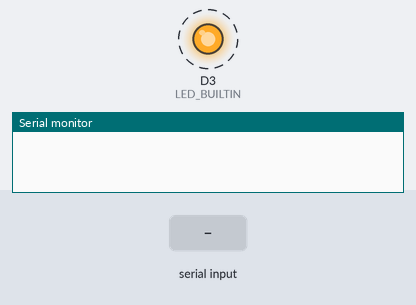
A sketch run on a simulated nRF52 board. Shown: output pins drawn as LEDs (lit = HIGH), the last lines printed to the serial monitor. Dashed ring = blinking. The inputs (shaded band) are chosen by the test bench. A phone connects over Bluetooth LE 3 s after start.

Above: at 1.25 s.
1.3 s: "4" received over the second serial link
At 3.3 s:
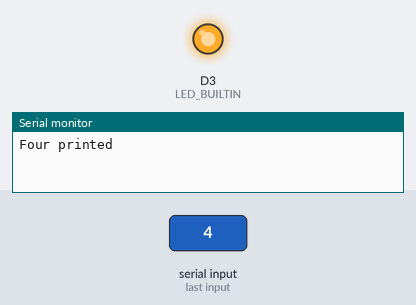
At 4.8 s:
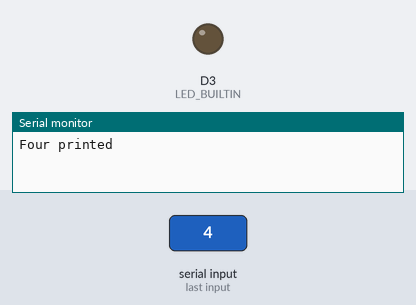
Timing chart, 0 to 11.9 s (numbered marks = the images above; inputs shaded):
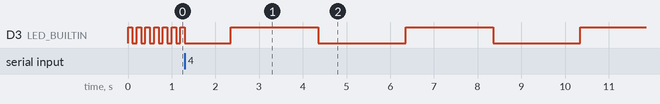

Measured:
- by itself, D3 (LED_BUILTIN): repeats every 4.0 s: HIGH 2.0 s, LOW 2.0 s

The sketch:

ble-nrf-connect.ino
```cpp
#include <bluefruit.h>

// BLE Service
BLEUart bleuart; // UART over BLE
int time_ = 100;
void setup() {
  Serial.begin(115200);
  while (!Serial) delay(10); // Wait for Serial to be ready

  // Initialize Bluefruit
  Bluefruit.begin();
  Bluefruit.setTxPower(4);    // Transmission Power
  // Bluefruit.setName("Xiao_BLE"); // BLE Device Name . change this and keep it unique for each device
    Bluefruit.setName("Xiao_BLE_1"); // BLE Device Name. change this and keep it unique for each device

  Bluefruit.Periph.setConnectCallback(connect_callback);
  Bluefruit.Periph.setDisconnectCallback(disconnect_callback);

  // Initialize the BLE UART service
  bleuart.begin();
  bleuart.setRxCallback(bleuart_rx_callback);

  // Start Advertising
  startAdv();
    pinMode(LED_BUILTIN, OUTPUT);

  // pinMode(ledRed, OUTPUT);
  // pinMode(ledGreen, OUTPUT);
  // pinMode(ledBlue, OUTPUT);
}

void loop() {
  // No need to put code here, everything is handled in callbacks
 // Serial.println()
   digitalWrite(LED_BUILTIN, HIGH);
delay(time_);
   digitalWrite(LED_BUILTIN, LOW);
   delay(time_);


}

void startAdv(void) {
  // Advertising Packet
  Bluefruit.Advertising.addFlags(BLE_GAP_ADV_FLAGS_LE_ONLY_GENERAL_DISC_MODE);
  Bluefruit.Advertising.addTxPower();
  Bluefruit.Advertising.addName();
  Bluefruit.Advertising.addService(bleuart);

  // Start Advertising
  Bluefruit.Advertising.restartOnDisconnect(true);
  Bluefruit.Advertising.setInterval(32, 244); // Advertising interval in 0.625 ms units
  Bluefruit.Advertising.setFastTimeout(30); // Fast mode timeout in seconds
  Bluefruit.Advertising.start(0); // 0 = Don't stop advertising
}

void connect_callback(uint16_t conn_handle) {
  // Serial.println("Connected");
}

void disconnect_callback(uint16_t conn_handle, uint8_t reason) {
  // Serial.println("Disconnected");
}

void bleuart_rx_callback(uint16_t conn_handle) {
  (void)conn_handle;

  // Read incoming data
  uint8_t packet[20];
  int length = bleuart.read(packet, sizeof(packet));

  // Print received data
  // Serial.print("Received: ");
  // for (int i = 0; i < length; i++) {
  //   Serial.print(packet[i]);
  // }
  // Serial.println(packet[0]);
  // String str = (char*)packet;

  // // Serial.println(sizeof(str));
  // Serial.println(char(packet[0]));
  if((packet[0]) == 49){
    // Serial.println("One printed");
        time_ = 500;
;

  }
  else if((packet[0]) == 50){
    // Serial.println("Two printed");
    time_ = 1000;
  }
  else if((packet[0]) == 51){
    // Serial.println("Three printed");
    time_ = 1500;
  }
  else if((packet[0]) == 52){
    Serial.println("Four printed");
    time_ = 2000;
  }
  else{
    // Serial.println ("Nothing");
  }
  // Serial.println();
}
```
